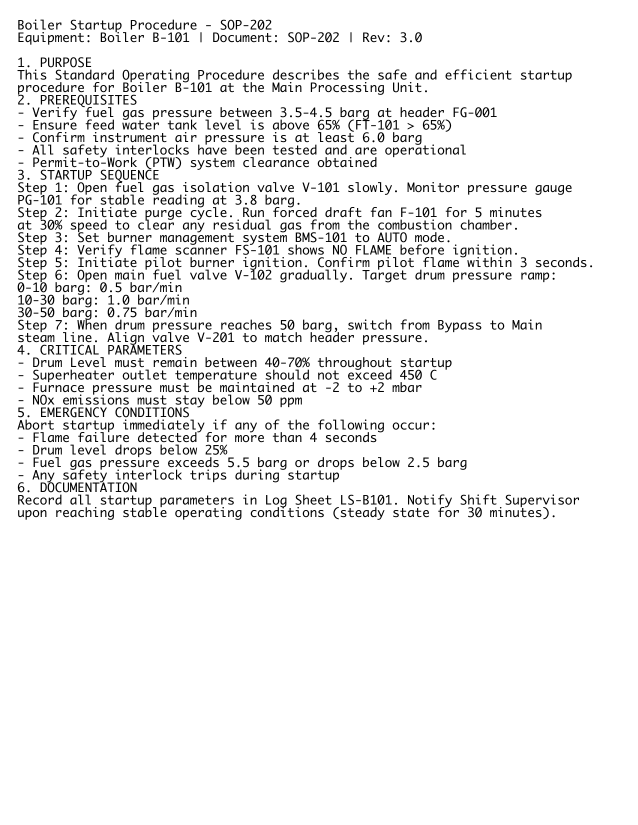
#> input picture backend/app/seed/examples/SOP-202_B-101_Rev3_scan.png, 1275 x 1650 px (shown at 1/2 size)
$ python -i curve_vision.py   (imports and definitions only)
#> lines starting #> are read from the running program, lines starting #| are printed output that depends on the picture
### backend/app/config.py
"""Runtime configuration. Everything is env-overridable; no secrets are committed."""

from __future__ import annotations

import os
from pathlib import Path

BACKEND_DIR = Path(__file__).resolve().parent.parent
PROJECT_DIR = BACKEND_DIR.parent


def _load_dotenv() -> None:
    """Tiny .env loader so the demo does not need python-dotenv."""
    for candidate in (PROJECT_DIR / ".env", BACKEND_DIR / ".env"):
        if not candidate.exists():
            continue
        for raw in candidate.read_text().splitlines():
            line = raw.strip()
            if not line or line.startswith("#") or "=" not in line:
                continue
            key, value = line.split("=", 1)
            os.environ.setdefault(key.strip(), value.strip().strip('"').strip("'"))
#> further down, picture is the input picture: PIL image 1275x1650 RGB; min 0, max 255, mean 239.8


_load_dotenv()


class Settings:
    version = "0.1.0"

    def __init__(self) -> None:
        self.kairos_mode = os.getenv("KAIROS_MODE", "mock").strip().lower()
        self.dc_query_url = os.getenv("DC_QUERY_URL", "").strip()
        self.kairos_username = os.getenv("KAIROS_USERNAME", "").strip()
        self.kairos_password = os.getenv("KAIROS_PASSWORD", "").strip()
        self.kairos_timeout_s = float(os.getenv("KAIROS_TIMEOUT_S", "30"))
        self.kairos_batch_size = int(os.getenv("KAIROS_BATCH_SIZE", "8"))

        self.gemini_api_key = os.getenv("GEMINI_API_KEY", "").strip()
        self.gemini_model = os.getenv("GEMINI_MODEL", "gemini-2.5-flash").strip()
        # PDF/image transcription benefits from the same multimodal flash model; keep a
        # separate override so extraction can be pinned without changing insights.
        self.gemini_extraction_model = os.getenv(
            "GEMINI_EXTRACTION_MODEL", self.gemini_model
        ).strip()
        self.insight_provider = os.getenv(
            "INSIGHT_PROVIDER", "gemini" if self.gemini_api_key else "deterministic"
        ).strip()
        self.extraction_provider = os.getenv(
            "EXTRACTION_PROVIDER", "gemini" if self.gemini_api_key else "deterministic"
        ).strip().lower()
        self.prompt_version = "bsi-insight-v1"

        self.database_path = Path(
            os.getenv("DATABASE_PATH", str(BACKEND_DIR / "data" / "bsi.db"))
        )
        self.rag_database_url = os.getenv(
            "RAG_DATABASE_URL", "postgresql://localhost:5432/boileriq"
        ).strip()
        self.demo_boiler_id = os.getenv("DEMO_BOILER_ID", "B-101").strip()
        self.live_time_scale = float(os.getenv("LIVE_TIME_SCALE", "120"))
        self.live_poll_seconds = float(os.getenv("LIVE_POLL_SECONDS", "2"))
        self.cors_origins = [
            origin.strip()
            for origin in os.getenv(
                "CORS_ORIGINS", "http://localhost:5173,http://127.0.0.1:5173"
            ).split(",")
            if origin.strip()
        ]

    @property
    def llm_configured(self) -> bool:
        return self.insight_provider == "gemini" and bool(self.gemini_api_key)

    @property
    def extraction_ai_configured(self) -> bool:
        return self.extraction_provider == "gemini" and bool(self.gemini_api_key)

    @property
    def kairos_configured(self) -> bool:
        return bool(self.dc_query_url)


settings = Settings()

### backend/app/services/curve_vision.py
"""Vision digitization of boiler-turbine start-up curve drawings.

This path is deliberately separate from the SOP text extractor: a drawing needs axis
calibration and breakpoint digitization, not text-fact transcription. The model may only
report what it can read; every result is marked as a draft and requires human approval.
"""

from __future__ import annotations

import base64
import hashlib
import io
import json
import re
import shutil
import subprocess
import tempfile
from concurrent.futures import ThreadPoolExecutor, as_completed
from pathlib import Path
from typing import Any

from PIL import Image, ImageFilter, ImageOps
from pydantic import BaseModel, ConfigDict, Field, ValidationError, model_validator

from ..config import settings
from ..schemas import DesignCurve, Signal, Track, TrackPoint
from . import gemini

PARAMETER_KEYS = {
    "main_steam_temp",
    "reheat_steam_temp",
    "main_steam_pressure",
    "reheat_pressure",
    "main_steam_flow",
    "reheat_steam_flow",
    "turbine_speed",
    "turbine_flow",
    "load_mw",
}

ALIASES = {
    "sh steam temperature": "main_steam_temp",
    "ms steam temperature": "main_steam_temp",
    "main steam temperature": "main_steam_temp",
    "main steam temp": "main_steam_temp",
    "ms steam temp": "main_steam_temp",
    "sh steam temp": "main_steam_temp",
    "rh steam temperature": "reheat_steam_temp",
    "reheat steam temperature": "reheat_steam_temp",
    "rh steam temp": "reheat_steam_temp",
    "reheat steam temp": "reheat_steam_temp",
    "ms pressure": "main_steam_pressure",
    "main steam pressure": "main_steam_pressure",
    "rh pressure": "reheat_pressure",
    "reheat pressure": "reheat_pressure",
    "ms steam flow": "main_steam_flow",
    "main steam flow": "main_steam_flow",
    "rh steam flow": "reheat_steam_flow",
    "reheat steam flow": "reheat_steam_flow",
    "turbine speed": "turbine_speed",
    "turbine flow": "turbine_flow",
    "load": "load_mw",
    "load mw": "load_mw",
    "generator load": "load_mw",
}


class VisionPoint(BaseModel):
    t_min: float
    value: float
    confidence: str = "medium"


# [14 lines that did not run here, left out]


# [11 lines that did not run here, left out]


# [13 lines that did not run here, left out]


VISION_SCHEMA: dict[str, Any] = {
    "type": "OBJECT",
    "properties": {
        "document": {
            "type": "OBJECT",
            "properties": {
                "title": {"type": "STRING"},
                "customer": {"type": "STRING"},
                "plant": {"type": "STRING"},
                "vendor": {"type": "STRING"},
                "drawing_no": {"type": "STRING"},
                "revision": {"type": "STRING"},
                "start_type": {"type": "STRING"},
                "unit_size_mw": {"type": "NUMBER"},
                "date": {"type": "STRING"},
            },
            "required": [
                "title", "customer", "plant", "vendor", "drawing_no",
                "revision", "start_type", "unit_size_mw", "date",
            ],
        },
        "time_axis": {
            "type": "OBJECT",
            "properties": {
                "min_min": {"type": "NUMBER"},
                "max_min": {"type": "NUMBER"},
                "unit": {"type": "STRING"},
                "as_printed": {"type": "STRING"},
            },
            "required": ["min_min", "max_min", "unit", "as_printed"],
        },
        "axis_calibration": {
            "type": "ARRAY",
            "items": {
                "type": "OBJECT",
                "properties": {
                    "axis": {"type": "STRING"},
                    "unit": {"type": "STRING"},
                    "axis_min": {"type": "NUMBER"},
                    "axis_max": {"type": "NUMBER"},
                    "scale_factor_vs_grid": {"type": "NUMBER"},
                    "reference_points_used": {"type": "ARRAY", "items": {"type": "STRING"}},
                    "check_against_printed_value": {"type": "STRING"},
                },
            },
        },
        "rated_values_printed": {
            "type": "ARRAY",
            "items": {
                "type": "OBJECT",
                "properties": {
                    "name": {"type": "STRING"},
                    "value": {"type": "NUMBER"},
                    "unit": {"type": "STRING"},
                    "as_printed": {"type": "STRING"},
                },
            },
        },
        "events": {
            "type": "ARRAY",
            "items": {
                "type": "OBJECT",
                "properties": {
                    "name": {"type": "STRING"},
                    "t_min": {"type": "NUMBER"},
                    "source": {"type": "STRING"},
                },
            },
        },
        "mill_cut_in": {
            "type": "ARRAY",
            "items": {
                "type": "OBJECT",
                "properties": {
                    "mill": {"type": "STRING"},
                    "t_min": {"type": "NUMBER"},
                },
            },
        },
        "live_highlights": {
            "type": "ARRAY",
            "items": {
                "type": "OBJECT",
                "properties": {
                    "t_min": {"type": "NUMBER"},
                    "title": {"type": "STRING"},
                    "detail": {"type": "STRING"},
                    "kind": {"type": "STRING"},
                    "importance": {"type": "STRING"},
                },
                "required": ["t_min", "title", "detail", "kind", "importance"],
            },
        },
        "curves": {
            "type": "ARRAY",
            "items": {
                "type": "OBJECT",
                "properties": {
                    "parameter": {"type": "STRING"},
                    "printed_label": {"type": "STRING"},
                    "unit": {"type": "STRING"},
                    "points": {
                        "type": "ARRAY",
                        "items": {
                            "type": "OBJECT",
                            "properties": {
                                "t_min": {"type": "NUMBER"},
                                "value": {"type": "NUMBER"},
                                "confidence": {"type": "STRING"},
                            },
                            "required": ["t_min", "value", "confidence"],
                        },
                    },
                    "segment_rates": {"type": "ARRAY", "items": {"type": "OBJECT"}},
                    "lower_bound": {"type": "NUMBER", "nullable": True},
                    "upper_bound": {"type": "NUMBER", "nullable": True},
                    "notes": {"type": "STRING"},
                },
                "required": [
                    "parameter", "printed_label", "unit", "points",
                    "segment_rates", "lower_bound", "upper_bound", "notes",
                ],
            },
        },
        "derived_limits": {"type": "ARRAY", "items": {"type": "OBJECT"}},
        "review_flags": {"type": "ARRAY", "items": {"type": "OBJECT"}},
        "overall_confidence": {"type": "STRING"},
    },
    "required": [
        "document", "time_axis", "axis_calibration", "rated_values_printed",
        "events", "mill_cut_in", "live_highlights", "curves", "derived_limits",
        "review_flags", "overall_confidence",
    ],
}

PROMPT = """You are an expert engineering data digitization system specializing in complex
multi-axis plots, industrial trend charts, and technical curves.

Analyze the supplied curve/chart image, understand its layout, calibrate its axes, trace each
parameter, verify values against the visual scales, and return all data as validated JSON.

EXECUTION WORKFLOW
Follow these phases in order. Perform explicit verification before producing the final table.

PHASE 1 - LAYOUT AND AXIS DISCOVERY
1. Identify the independent X-axis: For power plant startup curves, this is ALWAYS Time (in minutes).
   Record variable name, unit, min, max, major grid intervals, and minor divisions.
2. Identify every dependent Y-axis:
   Start-up drawings have MULTIPLE distinct Y-axes sharing the same grid.
   For each Y-axis, record: label, unit, min bound, max bound, and value increment per major grid line.
   Standard parameters to identify and calibrate:
   - "LOAD" (MW, e.g. 0 to 600 MW)
   - "TURBINE SPEED" (RPM, e.g. 0 to 3000 RPM)
   - "STEAM TEMPERATURE" / "SH STEAM TEMP" / "MS STEAM TEMP" / "RH STEAM TEMP" (deg C, e.g. 0 to 550 C)
   - "MS PRESSURE" / "RH PRESSURE" (Kg/sqcm(g), e.g. 0 to 180 Kg/sqcm)
   - "STEAM FLOW" / "MS STEAM FLOW" / "RH STEAM FLOW" (TPH, e.g. 0 to 2200 TPH)
   - "TURBINE FLOW" (TPH or %)
3. Read the legend before tracing:
   - Record every legend entry: printed label, colour, line style, marker and the Y-axis it belongs to.
   - Match each drawn line to a legend entry using colour, dash pattern, marker and end label.
   - If several lines overlap, use the legend and end labels to separate them; never assume a
     line belongs to a parameter just because it is nearest to that axis.
   - If the legend is missing or unreadable, use the right-hand end labels and note the ambiguity.
4. Read title block (Plant name, unit capacity, drawing number, revision, date).
5. Transcribe auxiliary tables:
   - "MILL CUT IN TIME": Mill No. (1st, 2nd, etc.) vs Time (min).
   - Top milestone event flags (e.g. BOILER LIGHTUP, BYPASS CUT IN, ROLLING, SYNCHRONISATION,
     BYPASS CLOSED, HP HEATERS CUT-IN, REACHES FULL LOAD, REACHES RATED PARAMETER).

PHASE 2 - VERIFICATION AND CROSS-CHECKING
- ZERO BASELINE: Confirm where each curve begins at t=0 or startup initiation.
- INDEPENDENT SCALES: Curves physically cross each other because they share the grid area.
  DO NOT assign crossing curves the same value. Always map each curve strictly to its OWN Y-axis scale.
- PLATEAU / RATED LIMITS:
  Verify flat/saturation sections against the printed rated value annotations on the right:
  * Turbine speed plateaus at rated speed (e.g. 3000 RPM).
  * Load reaches rated capacity (e.g. 600 MW).
  * Main steam and reheat steam temperatures reach rated temperature (e.g. 537 deg C).
  * Main steam and reheat pressures reach rated pressures (e.g. 170 and 40 Kg/sqcm).
  * Steam flows peak near full load and stabilize to rated TPH.

PHASE 3 - SAMPLING AND DIGITIZATION
- Sample breakpoints at all key operational points (start of ramp, knee points, synchronization, full load reached).
- Also sample uniformly across the entire timeline (e.g. every 25 or 50 minutes).
- Return between 20 and 50 clean, chronologically ascending points per active curve.
- Ensure all t_min values lie strictly within the printed X-axis timeline.

PHASE 4 - FINAL SELF-CHECK BEFORE OUTPUT
- Select the operationally important live events: 4-12 entries chosen from the drawing events,
  mill cut-in table and major curve inflections. For each give t_min, title, detail, kind
  (event, mill, parameter, milestone) and importance (high/medium/low). Do not invent events.
- Re-read every curve start, end, knee and plateau from the image.
- Confirm each final value against its printed rated label and axis scale.
- Confirm each plateau matches the printed value at that grid line.
- Confirm every curve is assigned to the correct Y axis and unit.
- Confirm time is strictly increasing except intentional vertical jumps.
- Confirm no curve point lies outside the printed X-axis range.
- If any check fails, correct the point or add a review flag. Do not output unresolved errors.

OUTPUT
Return ONLY valid JSON matching the requested schema. Use these parameter keys:
main_steam_temp, reheat_steam_temp, main_steam_pressure, reheat_pressure,
main_steam_flow, reheat_steam_flow, turbine_speed, turbine_flow, load_mw.

Include document metadata, time_axis, axis_calibration, rated_values_printed, events,
mill_cut_in, live_highlights, curves with points {t_min,value,confidence}, segment_rates,
derived_limits, review_flags and overall_confidence. Round numbers to two decimals, notes under 12 words. No markdown or commentary."""


class CurveVisionError(RuntimeError):
    pass


# [199 lines left out: functions _render_pdf, _normalise_parameter, _split_tracks, _apply_to_curve, not called in this run]


def _enhance(image: Image.Image, *, max_width: int = 3200) -> Image.Image:
#> called with max_width = 3200
    image = image.convert("RGB")
    if image.width < max_width:
        ratio = max_width / max(1, image.width)
#> ratio = 2.51
        image = image.resize(
            (max_width, max(1, int(image.height * ratio))), Image.Resampling.LANCZOS
        )
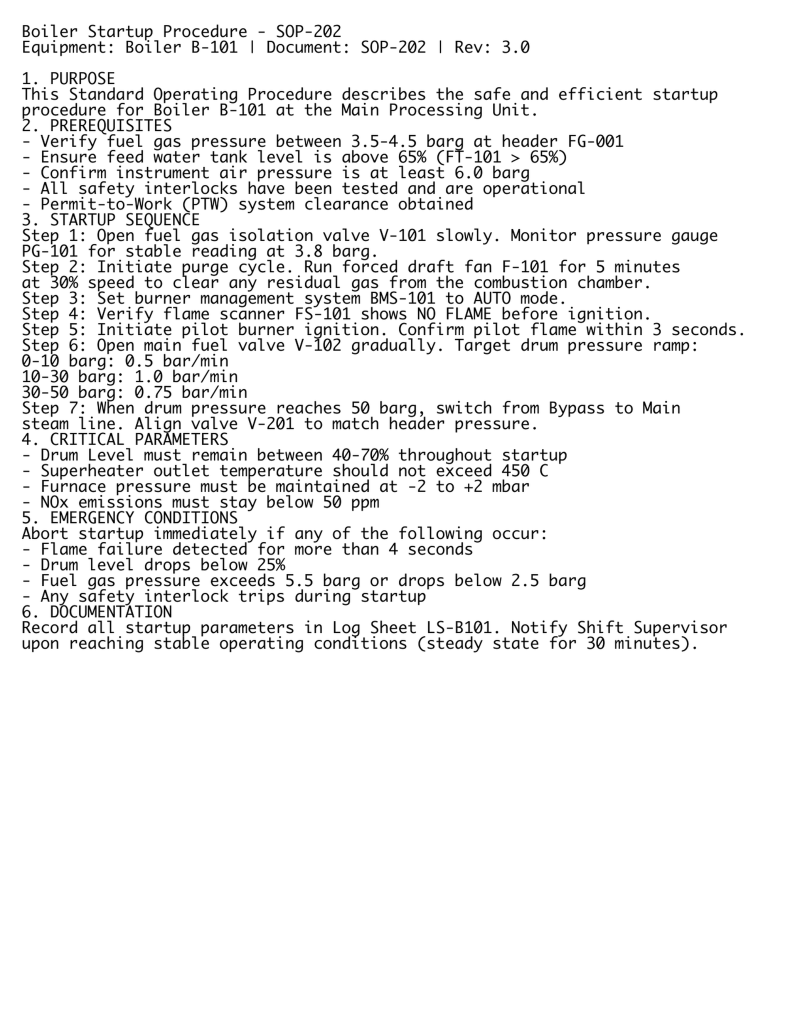
#> image: PIL image 3200x4141 RGB (shown at 1/4 size); min 0, max 255, mean 239.6
    image = ImageOps.autocontrast(image, cutoff=1)
    image = image.filter(ImageFilter.UnsharpMask(radius=1.2, percent=140, threshold=3))
    return image


# [134 lines left out: functions _png_bytes, _drawing_passes, _ocr_text, _call_vision, _merge_results, not called in this run]


def _confidence_rank(value: str) -> int:
    lowered = (value or "").lower()
    return 3 if lowered == "high" else 2 if lowered == "medium" else 1


# [57 lines that did not run here, left out]


# [134 lines that did not run here, left out]

>>> from PIL import Image
>>> picture = Image.open('../seed/examples/SOP-202_B-101_Rev3_scan.png')
>>> result = _enhance(picture)
